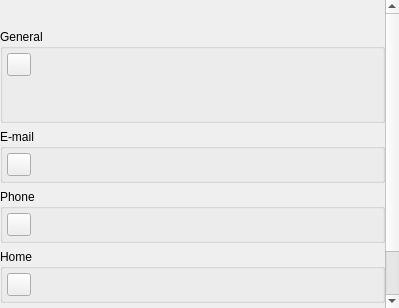
<?xml version="1.0" encoding="UTF-8"?>
<ui version="4.0">
 <class>Personal</class>
 <widget class="QWidget" name="Personal">
  <property name="geometry">
   <rect>
    <x>0</x>
    <y>0</y>
    <width>399</width>
    <height>308</height>
   </rect>
  </property>
  <property name="windowTitle">
   <string>Form</string>
  </property>
  <layout class="QVBoxLayout" name="verticalLayout">
   <property name="margin">
    <number>0</number>
   </property>
   <item>
    <widget class="QScrollArea" name="userinfoArea">
     <property name="frameShape">
      <enum>QFrame::NoFrame</enum>
     </property>
     <property name="widgetResizable">
      <bool>true</bool>
     </property>
     <widget class="QWidget" name="userinfoAreaContents">
      <property name="geometry">
       <rect>
        <x>0</x>
        <y>0</y>
        <width>380</width>
        <height>463</height>
       </rect>
      </property>
      <layout class="QVBoxLayout" name="userinfoLayout">
       <property name="margin">
        <number>0</number>
       </property>
       <item>
        <widget class="QToolButton" name="deleteButton">
         <property name="text">
          <string/>
         </property>
         <property name="autoRaise">
          <bool>true</bool>
         </property>
        </widget>
       </item>
       <item>
        <widget class="QGroupBox" name="miscBox">
         <property name="sizePolicy">
          <sizepolicy hsizetype="Preferred" vsizetype="Fixed">
           <horstretch>0</horstretch>
           <verstretch>0</verstretch>
          </sizepolicy>
         </property>
         <property name="title">
          <string>General</string>
         </property>
         <layout class="QVBoxLayout" name="miscList">
          <property name="margin">
           <number>4</number>
          </property>
          <item>
           <widget class="QToolButton" name="addPersonalButton">
            <property name="text">
             <string/>
            </property>
           </widget>
          </item>
          <item>
           <layout class="QHBoxLayout" name="aboutLayout">
            <item>
             <layout class="QVBoxLayout" name="personalLayout">
              <property name="spacing">
               <number>0</number>
              </property>
              <item>
               <spacer name="verticalSpacer_4">
                <property name="orientation">
                 <enum>Qt::Vertical</enum>
                </property>
                <property name="sizeType">
                 <enum>QSizePolicy::Maximum</enum>
                </property>
                <property name="sizeHint" stdset="0">
                 <size>
                  <width>20</width>
                  <height>40</height>
                 </size>
                </property>
               </spacer>
              </item>
             </layout>
            </item>
            <item>
             <spacer name="horizontalSpacer">
              <property name="orientation">
               <enum>Qt::Horizontal</enum>
              </property>
              <property name="sizeHint" stdset="0">
               <size>
                <width>40</width>
                <height>20</height>
               </size>
              </property>
             </spacer>
            </item>
           </layout>
          </item>
         </layout>
        </widget>
       </item>
       <item>
        <widget class="QGroupBox" name="emailBox">
         <property name="sizePolicy">
          <sizepolicy hsizetype="Preferred" vsizetype="Fixed">
           <horstretch>0</horstretch>
           <verstretch>0</verstretch>
          </sizepolicy>
         </property>
         <property name="title">
          <string>E-mail</string>
         </property>
         <layout class="QVBoxLayout" name="emailBoxLayout">
          <property name="margin">
           <number>4</number>
          </property>
          <item>
           <widget class="QToolButton" name="addEmailButton">
            <property name="text">
             <string/>
            </property>
           </widget>
          </item>
          <item>
           <layout class="QHBoxLayout" name="emailLayout">
            <item>
             <layout class="QVBoxLayout" name="emailList"/>
            </item>
           </layout>
          </item>
         </layout>
        </widget>
       </item>
       <item>
        <widget class="QGroupBox" name="phoneBox">
         <property name="sizePolicy">
          <sizepolicy hsizetype="Preferred" vsizetype="Fixed">
           <horstretch>0</horstretch>
           <verstretch>0</verstretch>
          </sizepolicy>
         </property>
         <property name="title">
          <string>Phone</string>
         </property>
         <layout class="QVBoxLayout" name="verticalLayout_4">
          <property name="margin">
           <number>4</number>
          </property>
          <item>
           <widget class="QToolButton" name="addPhoneButton">
            <property name="text">
             <string/>
            </property>
           </widget>
          </item>
          <item>
           <layout class="QHBoxLayout" name="phoneLayout">
            <item>
             <layout class="QVBoxLayout" name="phoneList"/>
            </item>
           </layout>
          </item>
         </layout>
        </widget>
       </item>
       <item>
        <widget class="QGroupBox" name="homeBox">
         <property name="sizePolicy">
          <sizepolicy hsizetype="Preferred" vsizetype="Fixed">
           <horstretch>0</horstretch>
           <verstretch>0</verstretch>
          </sizepolicy>
         </property>
         <property name="title">
          <string>Home</string>
         </property>
         <layout class="QVBoxLayout" name="verticalLayout_5">
          <property name="margin">
           <number>4</number>
          </property>
          <item>
           <widget class="QToolButton" name="addHomeButton">
            <property name="text">
             <string/>
            </property>
           </widget>
          </item>
          <item>
           <layout class="QHBoxLayout" name="homeLayout">
            <item>
             <layout class="QVBoxLayout" name="homeList"/>
            </item>
           </layout>
          </item>
         </layout>
        </widget>
       </item>
       <item>
        <widget class="QGroupBox" name="workBox">
         <property name="sizePolicy">
          <sizepolicy hsizetype="Preferred" vsizetype="Fixed">
           <horstretch>0</horstretch>
           <verstretch>0</verstretch>
          </sizepolicy>
         </property>
         <property name="title">
          <string>Work</string>
         </property>
         <layout class="QVBoxLayout" name="verticalLayout_6">
          <property name="margin">
           <number>4</number>
          </property>
          <item>
           <widget class="QToolButton" name="addWorkButton">
            <property name="text">
             <string/>
            </property>
           </widget>
          </item>
          <item>
           <layout class="QHBoxLayout" name="workLayout">
            <item>
             <layout class="QVBoxLayout" name="workList"/>
            </item>
           </layout>
          </item>
         </layout>
        </widget>
       </item>
       <item>
        <spacer name="verticalSpacer_2">
         <property name="orientation">
          <enum>Qt::Vertical</enum>
         </property>
         <property name="sizeType">
          <enum>QSizePolicy::Expanding</enum>
         </property>
         <property name="sizeHint" stdset="0">
          <size>
           <width>20</width>
           <height>40</height>
          </size>
         </property>
        </spacer>
       </item>
      </layout>
     </widget>
    </widget>
   </item>
  </layout>
 </widget>
 <resources>
  <include location="../jabber.qrc"/>
 </resources>
 <connections/>
</ui>
